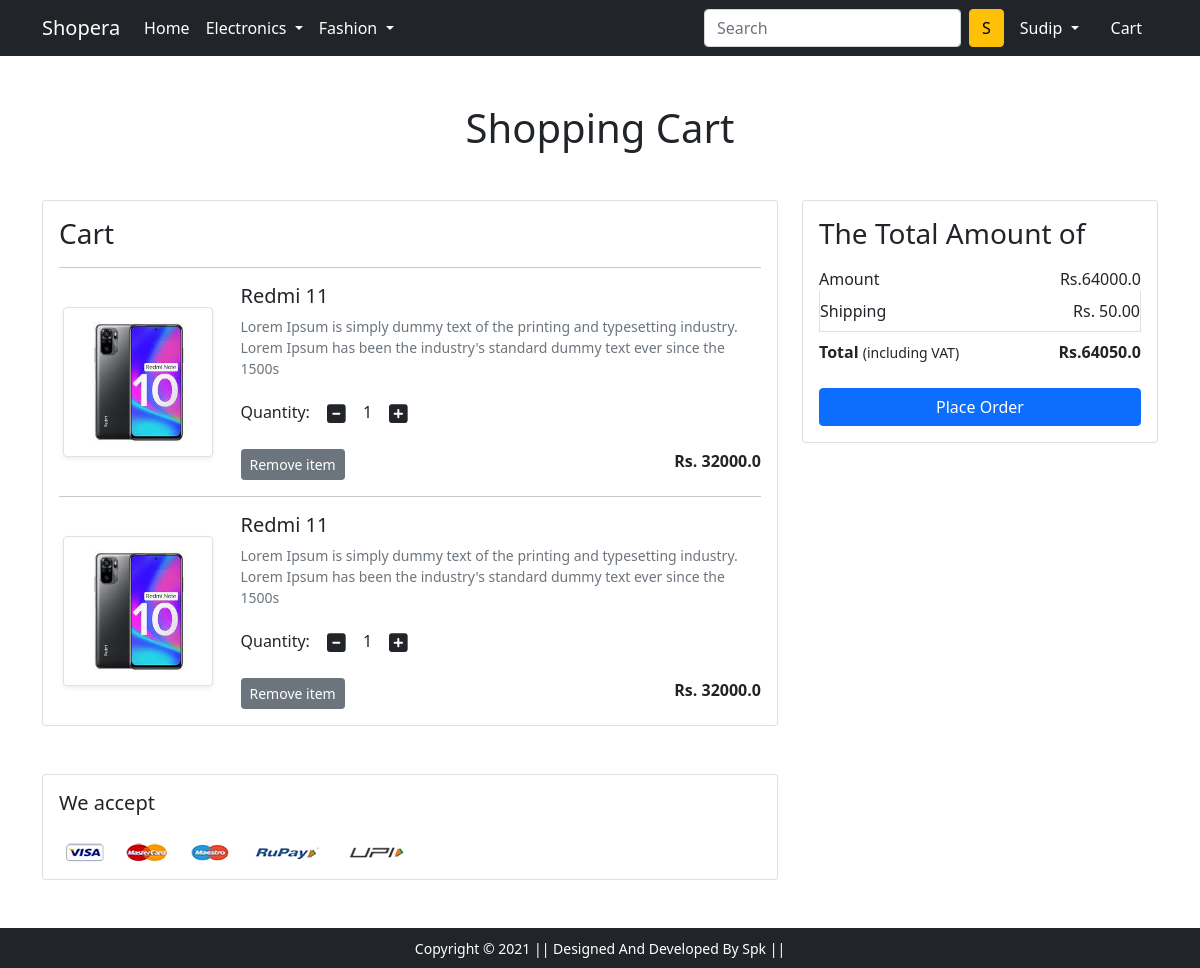
The app's page /cart/ (signed in) with its own data.
### ecomm/models.py (models this page shows, shortened)
class Cart(models.Model):
    user = models.ForeignKey(User, on_delete= models.CASCADE)
    product = models.ForeignKey(Product,on_delete=models.CASCADE)
    quentity = models.PositiveIntegerField(default=1)

class Product(models.Model):
    title = models.CharField(max_length=30)
    selling_price = models.FloatField()
    discunted_prce =models.FloatField()
    discription = models.TextField()
    brand = models.CharField(max_length=30)
    Category = models.CharField(choices=Category_Choice,max_length=20)
    product_image = models.ImageField(upload_to='Product_image')

### ecomm/views.py (the view)
# urls.py: path('cart/', views.show_cart, name='showcart'),
@login_required
def show_cart(request):
 if request.user.is_authenticated:
  user= request.user
  cart = Cart.objects.filter(user=user)
  amount = 0.0
  shipping_price =50
  total_amount =0.0
  cart_product =[ p for p in Cart.objects.all() if p.user== user ]
  if cart_product:
   for p in cart_product:
    tempamount = (p.quentity * p.product.discunted_prce)
    amount += tempamount
    totalamount = amount + shipping_price
   return render(request, 'addtocart.html',{'carts':cart,'totalamount':totalamount,'amount':amount})
  else:
      return render(request, 'emptycart.html',{})

### ecomm/templates/addtocart.html (shortened to what this page needs)
{% extends 'base.html' %}
{% load static %}
{% block main-content %}
<div class="container my-5">
 <div class="row">
  <h1 class="text-center mb-5">Shopping Cart</h1>
  <div class="col-sm-8">
  <div class="card">
   <div class="card-body">
    <h3>Cart</h3>
    {% for cart in carts %}
    <hr>
    <div class="row">
     <div class="col-sm-3 text-center align-self-center"><img src="{{ cart.product.product_image.url }}" alt="" srcset="" class="img-fluid img-thumbnail shadow-sm" height="150" width="150"> </div>
     <div class="col-sm-9">
      <div>
       <h5>{{ cart.product.title }}</h5>
       <p class="mb-2 text-muted small"> {{ cart.product.discription}}</p>
       <div class="my-3">
        <label for="quantity">Quantity:</label>
        <a class="minus-cart btn" pid="{{ cart.product.id }}"><i class="fas fa-minus-square fa-lg"></i></a>
          <span id="quantity">{{ cart.quentity }}</span>
        <a class=" plus-cart btn" pid="{{ cart.product.id }}"><i class="fas fa-plus-square fa-lg"></i></a>
       </div>
       <div class="d-flex justify-content-between">
        <a href="#" pid="{{ cart.product.id }}" class= "btn btn-sm btn-secondary mr-3 remove-cart ">Remove item </a>
        <p class="mb-0"><span><strong>Rs. {{cart.product.discunted_prce}}</strong></span></p>
       </div>
      </div>
     </div>
    </div>
    {% endfor %}
   </div>
   </div>
  </div>
  <div class="col-sm-4">
   <div class="card">
    <div class="card-body">
      <h3>The Total Amount of</h3>
      <ul class="list-group">
       <li class="list-group-item d-flex justify-content-between align-items-center border-0 px-0 pb-0">Amount<span >Rs.<span id="amount">{{amount}}</span></span></li>
       <li class="list-group-item d-flex justify-content-between align-items-center px-0">Shipping<span>Rs. 50.00</span></li>
       <li class="list-group-item d-flex justify-content-between align-items-center border-0 px-0 mb-3">
        <div>
           <strong>Total</strong> <small>(including VAT)</small>
         </div>
         <span><strong>Rs.<strong id="totalamount">{{totalamount}}</strong></strong></span>
       </li>
      </ul>
      <div class="d-grid"><a href="{% url 'checkout' %}" class="btn btn-primary">Place Order</a></div>
    </div>
   </div>
  </div>
 </div>
</div>
<div class="container">
 <div class="row">
  <div class="col-sm-8">
   <div class="card">
    <div class="card-body">
      <h5 class="mb-4">We accept</h5>
      <img src="{% static 'images/payment.png' %}" alt="" class="img-fluid">
    </div>
  </div>
  </div>
 </div>
</div>
{% endblock main-content %}

### ecomm/templates/base.html (shortened to what this page needs)
<!doctype html>
{% load static %}
<html lang="en">
  <head>
    <link href="https://cdn.jsdelivr.net/npm/bootstrap@5.0.0-beta1/dist/css/bootstrap.min.css" rel="stylesheet">
    <link rel="stylesheet" href="{% static 'css/owl.carousel.min.css' %}">
    <link rel="stylesheet" href="{% static 'css/all.min.css' %}">
    <link rel="stylesheet" href="{% static 'css/style.css' %}">
  </head>
  <body>
    <nav class="navbar navbar-expand-lg navbar-dark bg-dark">
     <div class="container">
       <a class="navbar-brand" href="/">Shopera</a>
       <div class="collapse navbar-collapse" id="navbarSupportedContent">
         <ul class="navbar-nav me-auto mb-2 mb-lg-0">
           <li class="nav-item">
             <a class="nav-link active" aria-current="page" href="/">Home</a>
           </li>
           <li class="nav-item dropdown">
             <a class="nav-link dropdown-toggle text-white" href="#" id="electronicsDropdown" role="button" data-bs-toggle="dropdown" aria-expanded="false">
               Electronics
             </a>
           </li>
           <li class="nav-item dropdown">
             <a class="nav-link dropdown-toggle text-white" href="#" id="fashionDropdown" role="button" data-bs-toggle="dropdown" aria-expanded="false">
               Fashion
             </a>
           </li>
         </ul>
         <form class="d-flex">
           <input class="form-control me-2" type="search" placeholder="Search" aria-label="Search">
           <button class="btn btn-warning" type="submit">S</button>
         </form>
         <div>
          <ul class="navbar-nav me-auto mb-2 mb-lg-0">
            {% if request.user.is_authenticated %}
           <li class="nav-item dropdown mx-2">
              <a class="nav-link dropdown-toggle text-white" href="#" id="profileDropdown" role="button" data-bs-toggle="dropdown" aria-expanded="false">
                <span class="text-capitalize"> {{ request.user }} </span>
              </a>
            </li>
            <li class="nav-item mx-2">
             <a href="{% url 'showcart' %}" class="nav-link text-white"> Cart </a>
            </li>
        {% endif %}
          </ul>
         </div>
       </div>
     </div>
    </nav>
    {% block main-content %} {% endblock main-content %}
    <footer class="container-fluid bg-dark text-center p-2 mt-5">
        <small class="text-white">Copyright &copy; 2021 || Designed And Developed By Spk || </small>
    </footer>
  </body>
</html>

### records on screen
Cart: product.product_image (picture), product "Redmi 11", product.discription "Lorem Ipsum is simply dummy text of the printing and typesetting industry. Lorem Ipsum has been the industry's standard dummy text ever since the 1500s", quentity "1", product.discunted_prce "32000.0"
Cart: product.product_image (picture), product "Redmi 11", product.discription "Lorem Ipsum is simply dummy text of the printing and typesetting industry. Lorem Ipsum has been the industry's standard dummy text ever since the 1500s", quentity "1", product.discunted_prce "32000.0"

### other values on screen
{{ request.user }} "Sudip"
{{ amount }} "64000.0"
{{ totalamount }} "64050.0"
